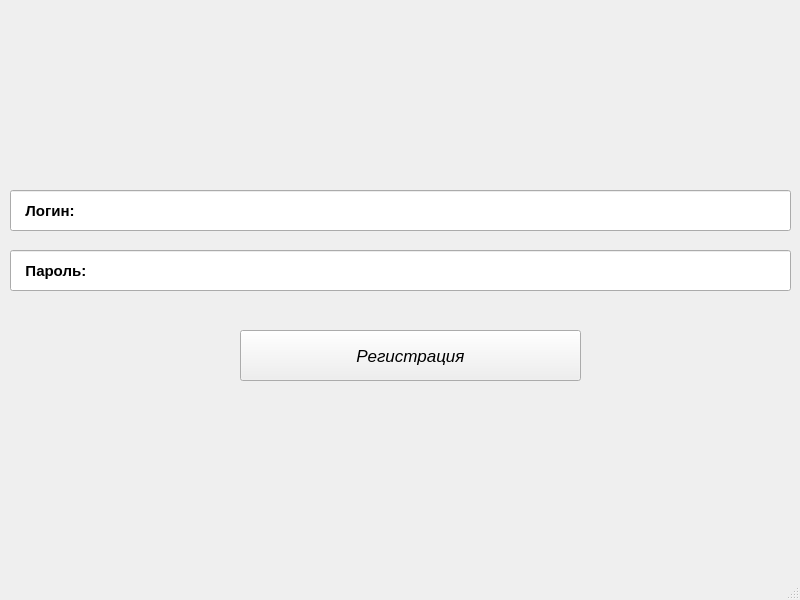
<?xml version="1.0" encoding="UTF-8"?>
<ui version="4.0">
 <class>reg</class>
 <widget class="QMainWindow" name="reg">
  <property name="geometry">
   <rect>
    <x>0</x>
    <y>0</y>
    <width>800</width>
    <height>600</height>
   </rect>
  </property>
  <property name="windowTitle">
   <string>Registration</string>
  </property>
  <widget class="QWidget" name="centralwidget">
   <widget class="QLineEdit" name="lineEdit">
    <property name="geometry">
     <rect>
      <x>10</x>
      <y>190</y>
      <width>781</width>
      <height>41</height>
     </rect>
    </property>
    <property name="font">
     <font>
      <pointsize>11</pointsize>
      <bold>true</bold>
     </font>
    </property>
    <property name="text">
     <string>   Логин:</string>
    </property>
   </widget>
   <widget class="QLineEdit" name="lineEdit_2">
    <property name="geometry">
     <rect>
      <x>10</x>
      <y>250</y>
      <width>781</width>
      <height>41</height>
     </rect>
    </property>
    <property name="font">
     <font>
      <pointsize>11</pointsize>
      <bold>true</bold>
     </font>
    </property>
    <property name="text">
     <string>   Пароль:</string>
    </property>
   </widget>
   <widget class="QPushButton" name="pushButton">
    <property name="geometry">
     <rect>
      <x>240</x>
      <y>330</y>
      <width>341</width>
      <height>51</height>
     </rect>
    </property>
    <property name="font">
     <font>
      <pointsize>13</pointsize>
      <italic>true</italic>
     </font>
    </property>
    <property name="cursor">
     <cursorShape>PointingHandCursor</cursorShape>
    </property>
    <property name="text">
     <string>Регистрация</string>
    </property>
   </widget>
  </widget>
  <widget class="QMenuBar" name="menubar">
   <property name="geometry">
    <rect>
     <x>0</x>
     <y>0</y>
     <width>800</width>
     <height>20</height>
    </rect>
   </property>
  </widget>
  <widget class="QStatusBar" name="statusbar"/>
 </widget>
 <resources/>
 <connections/>
</ui>
